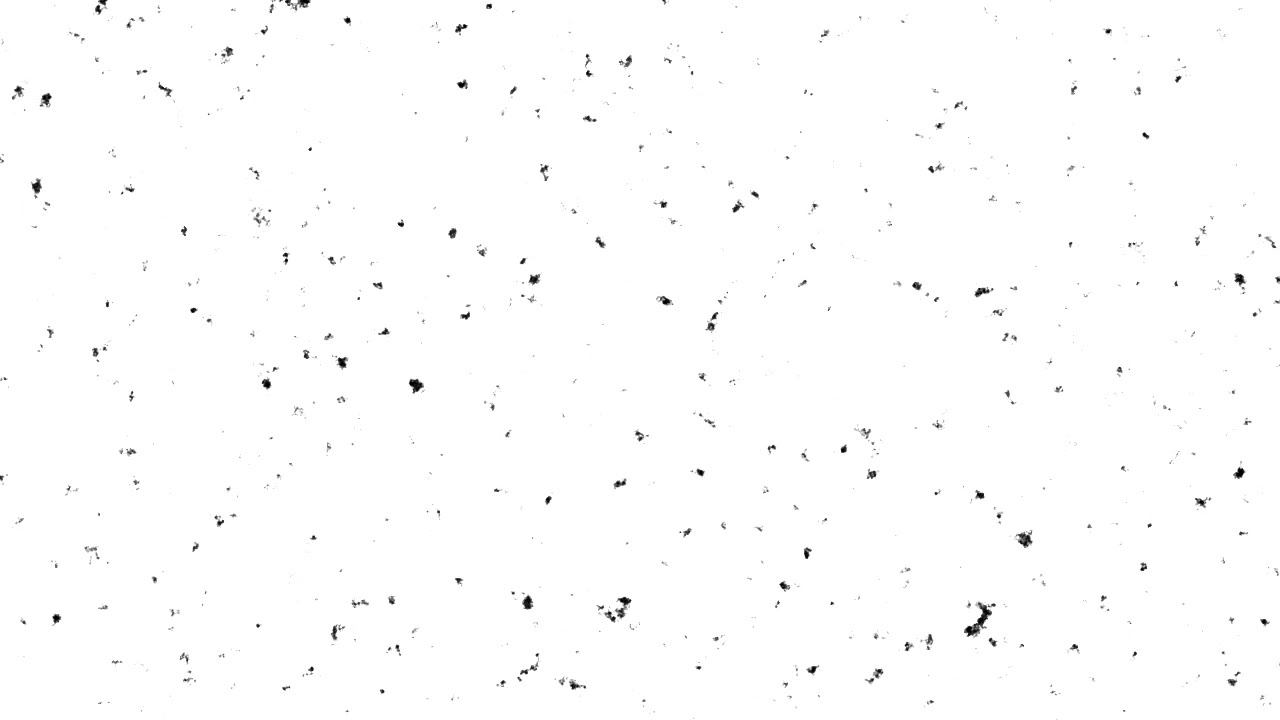
#> input picture BD izstrade/Datasets/noise_data/005/00004.jpg, 1280 x 720 px; its folder holds only this picture in this run
$ python -i original_to_greyscale.py   (imports and definitions only)   (older library calls are emulated)
#> lines starting #> are read from the running program, lines starting #| are printed output that depends on the picture
import os
from PIL import Image
import numpy as np
from pathlib import Path
from skimage import color
import matplotlib.pyplot as plt
import json

json_location = r'C:\Users\37120\Documents\BachelorThesis\image_data\flickr30k_images_greyscale\json_data.json'
directory = r'C:\Users\37120\Documents\BachelorThesis\image_data\flickr30k_images\flickr30k_images'
out_dir = r'C:\Users\37120\Documents\BachelorThesis\image_data\flickr30k_images_greyscale'
json_data = {
    'Colorspace': 'CieLab',
    'image_height': 320,
    'image_width': 480,
    'original_images': directory,
    'directory': out_dir,
    'image': []}


def file_lengthy(fname):
    with open(fname) as f:
        for i, l in enumerate(f):
            pass
    return i + 1


def save_json():
    with open(json_location, 'w') as out:
        json.dump(json_data, out)


def generate_memmap(shape, path, image: np.ndarray):
    filename = Path(path).stem
    greyscale_filename = filename + '.dat'
    filename2 = out_dir + r'\\' + greyscale_filename
    json_data['image'].append({
        'filename': os.path.basename(greyscale_filename),
        'location': filename2,
        'original': directory + r"\\" + os.path.basename(filename) + '.jpg'
    })
    fp = np.memmap(filename2, dtype='float16', mode='w+', shape=shape)
    fp[:] = image[:]
    del fp


def process_file(path):
#> called with path = '../noise_data/005/00004.jpg'
    image = Image.open(path).convert("RGB")
#> image is the input picture: PIL image 1280x720 RGB; min 0, max 255, mean 253.2
    image = image.resize((480, 320), Image.ANTIALIAS)
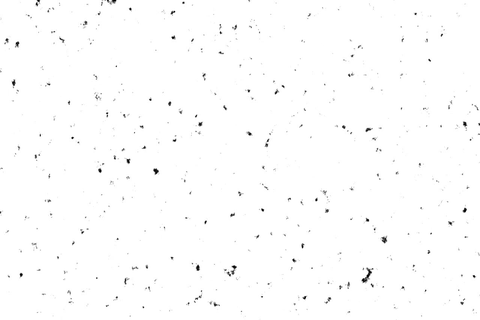
#> image: PIL image 480x320 RGB; min 0, max 255, mean 253.1
    image_lab = color.rgb2lab(image)
#> image_lab: shape (320, 480, 3) float64; mean of channels 0, 1, 2 99.3, 0, 0
    image_lab[..., 1] = image_lab[..., 2] = 0
#> image_lab: shape (320, 480, 3) float64; mean of channels 0, 1, 2 99.3, 0, 0
    data = np.asarray(image_lab)
    generate_memmap(data.shape, path, data)
#> in generate_memmap, `fp[:] = image[:]`: fp: shape (320, 480, 3) float16; mean of channels 0, 1, 2 99.3, 0, 0
    # [5 lines of commented-out code are left out]


# [7 lines not run here, left out]

>>> result = process_file('../noise_data/005/00004.jpg')

$ run again, on BD izstrade/Datasets/noise_data/005/00006.jpg
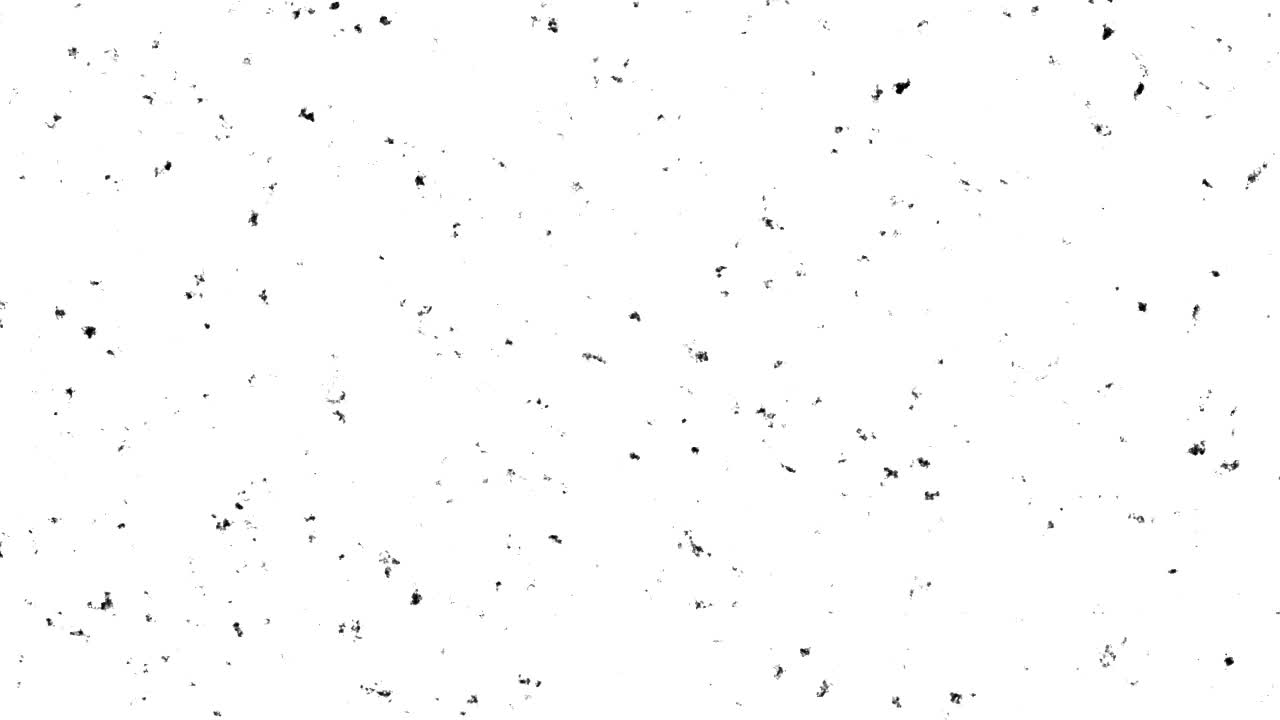
#> input picture BD izstrade/Datasets/noise_data/005/00006.jpg, 1280 x 720 px
#> in process_file, image is the input picture: PIL image 1280x720 RGB; min 0, max 255, mean 253.2
#> in process_file, `image = image.resize((480, 320), Image.ANTIALIAS)`:
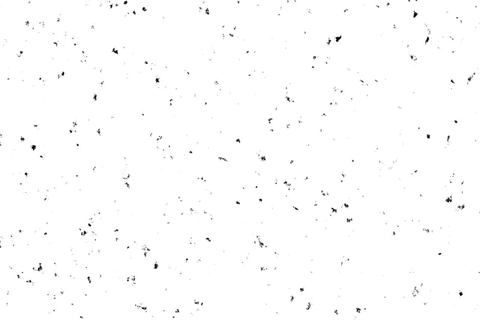
#> image: PIL image 480x320 RGB; min 0, max 255, mean 253.1
#> fp: shape (320, 480, 3) float16; mean of channels 0, 1, 2 99.3, 0, 0

$ run again, on BD izstrade/Datasets/noise_data/005/00013.jpg
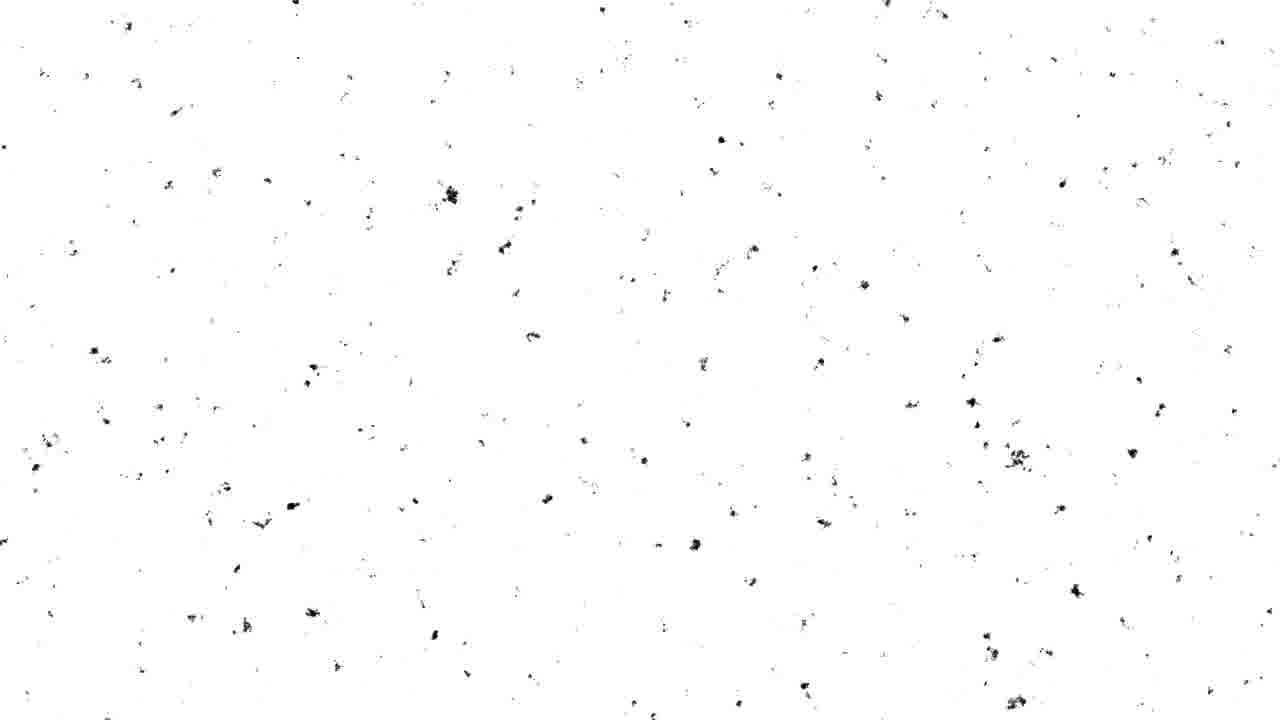
#> input picture BD izstrade/Datasets/noise_data/005/00013.jpg, 1280 x 720 px
#> in process_file, image is the input picture: PIL image 1280x720 RGB; min 0, max 255, mean 253.6
#> in process_file, `image = image.resize((480, 320), Image.ANTIALIAS)`:
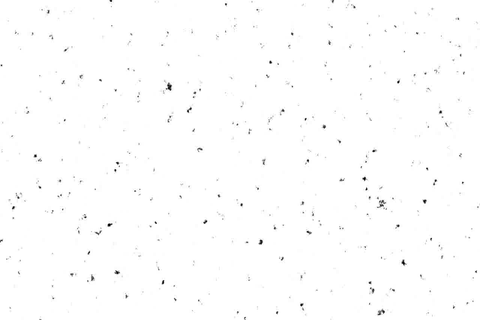
#> image: PIL image 480x320 RGB; min 0, max 255, mean 253.5
#> fp: shape (320, 480, 3) float16; mean of channels 0, 1, 2 99.4, 0, 0

$ run again, on BD izstrade/Datasets/noise_data/005/00016.jpg
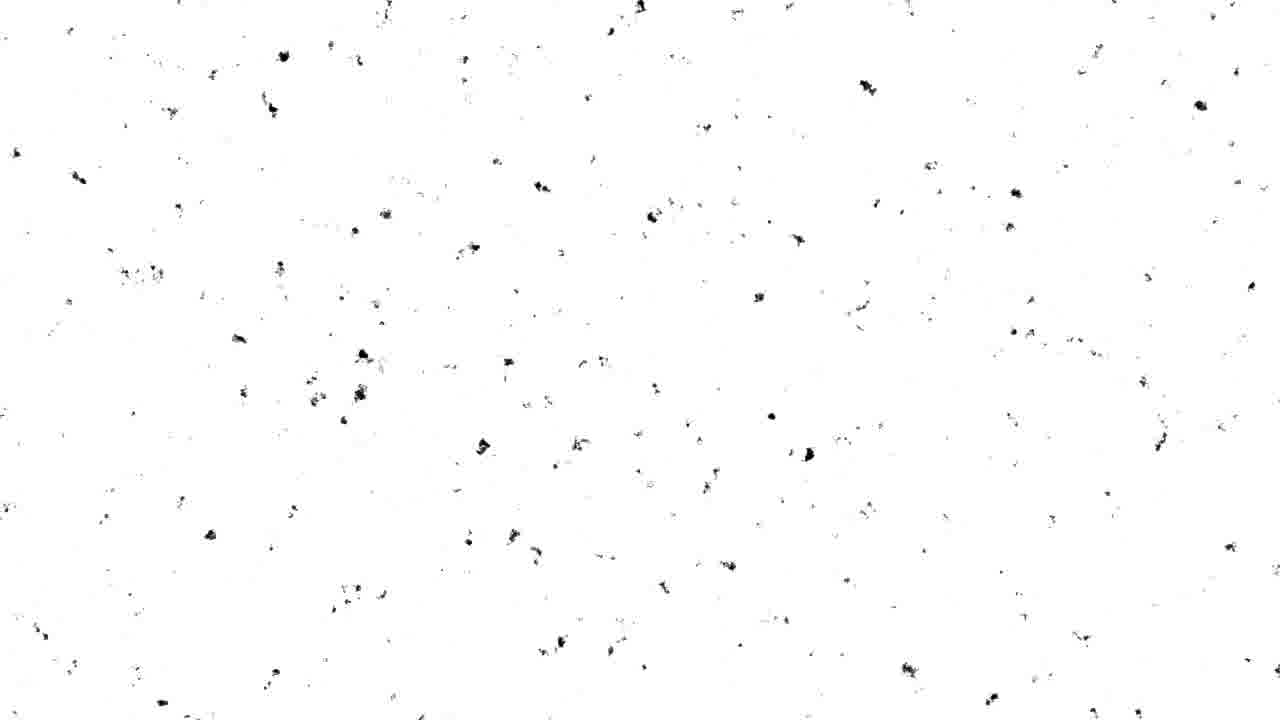
#> input picture BD izstrade/Datasets/noise_data/005/00016.jpg, 1280 x 720 px
#> in process_file, image is the input picture: PIL image 1280x720 RGB; min 0, max 255, mean 253.5
#> in process_file, `image = image.resize((480, 320), Image.ANTIALIAS)`:
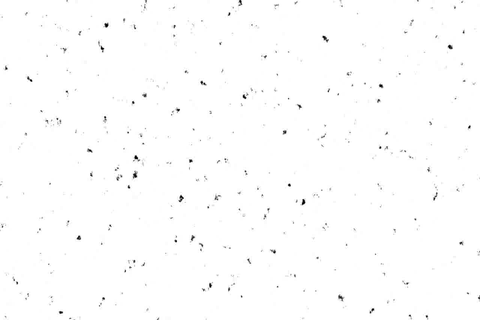
#> image: PIL image 480x320 RGB; min 0, max 255, mean 253.4
#> fp: shape (320, 480, 3) float16; mean of channels 0, 1, 2 99.4, 0, 0
